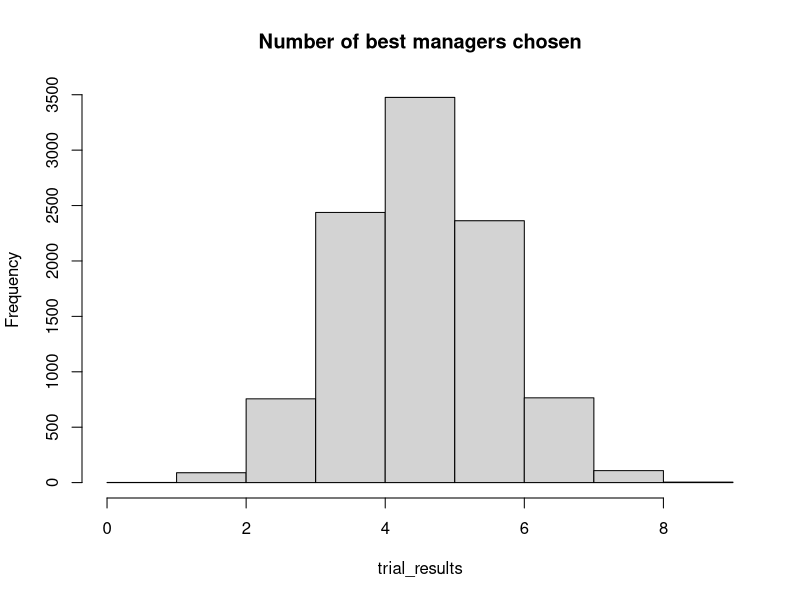

This chart was generated by the following R code:
## ---- chunk 1
N <- 10000
trial_results <- numeric(N)

managers <- rep(c('Worst', 'Best'), c(10, 10))

for (i in 1:N) {
    chosen <- sample(managers, 10)  # replace=FALSE is the default.
    trial_results[i] <- sum(chosen == 'Best')
}

hist(trial_results, breaks=0:max(trial_results),
     main= 'Number of best managers chosen')
